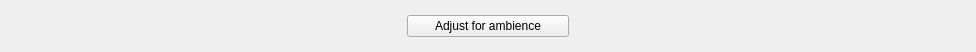
<?xml version="1.0" encoding="UTF-8"?>
<ui version="4.0">
 <class>Form</class>
 <widget class="QWidget" name="Form">
  <property name="geometry">
   <rect>
    <x>0</x>
    <y>0</y>
    <width>976</width>
    <height>52</height>
   </rect>
  </property>
  <property name="windowTitle">
   <string>Form</string>
  </property>
  <layout class="QHBoxLayout" name="horizontalLayout" stretch="5,2,5">
   <property name="leftMargin">
    <number>0</number>
   </property>
   <property name="topMargin">
    <number>0</number>
   </property>
   <property name="rightMargin">
    <number>0</number>
   </property>
   <property name="bottomMargin">
    <number>0</number>
   </property>
   <item>
    <spacer name="horizontalSpacer_3">
     <property name="orientation">
      <enum>Qt::Horizontal</enum>
     </property>
     <property name="sizeHint" stdset="0">
      <size>
       <width>399</width>
       <height>20</height>
      </size>
     </property>
    </spacer>
   </item>
   <item>
    <widget class="QPushButton" name="ambience_btn">
     <property name="text">
      <string>Adjust for ambience</string>
     </property>
     <property name="icon">
      <iconset theme="SP_MediaVolume">
       <normaloff>.</normaloff>.</iconset>
     </property>
    </widget>
   </item>
   <item>
    <spacer name="horizontalSpacer_2">
     <property name="orientation">
      <enum>Qt::Horizontal</enum>
     </property>
     <property name="sizeHint" stdset="0">
      <size>
       <width>820</width>
       <height>20</height>
      </size>
     </property>
    </spacer>
   </item>
  </layout>
 </widget>
 <resources/>
 <connections/>
</ui>
